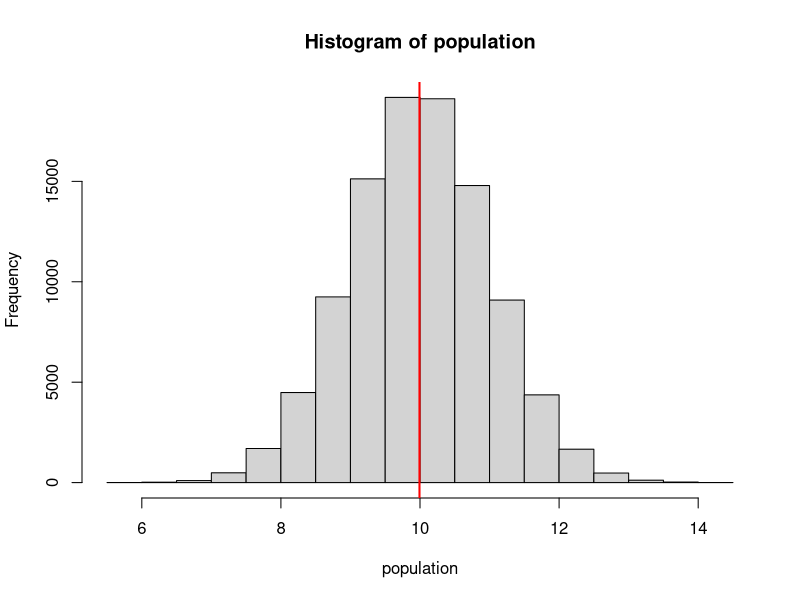
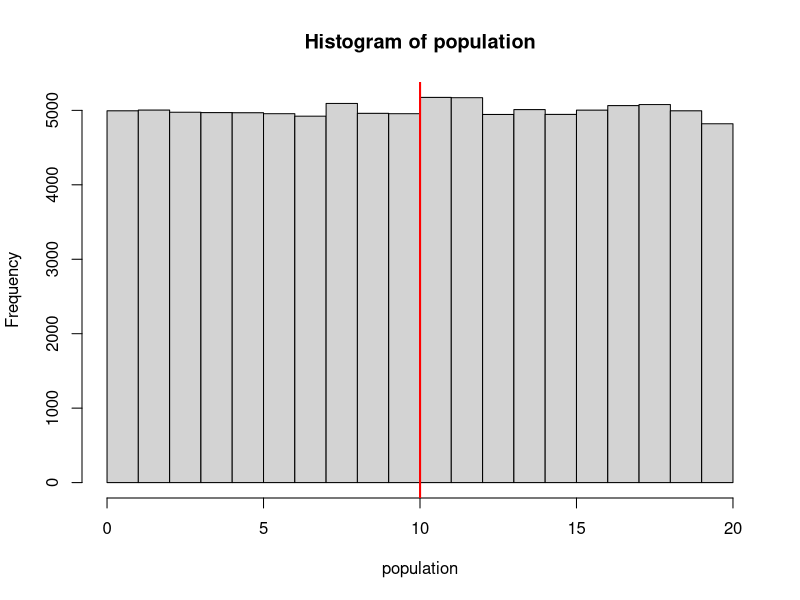
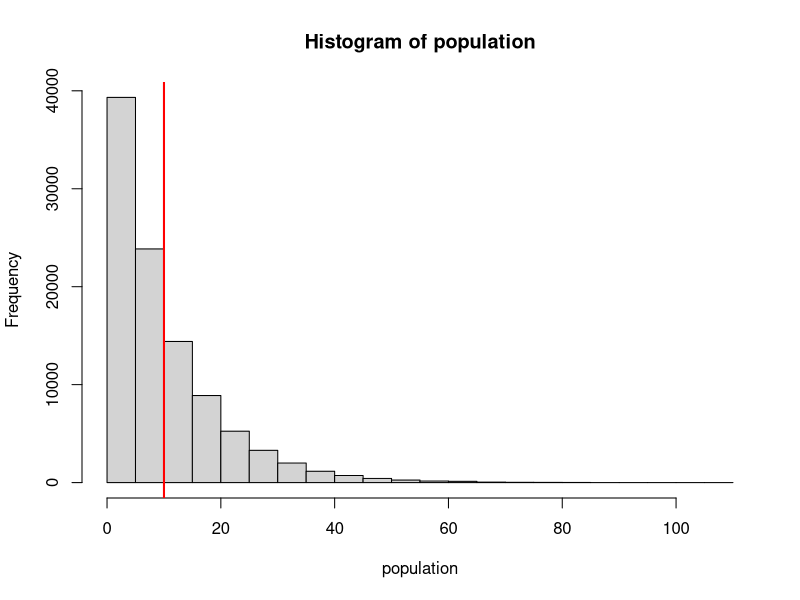
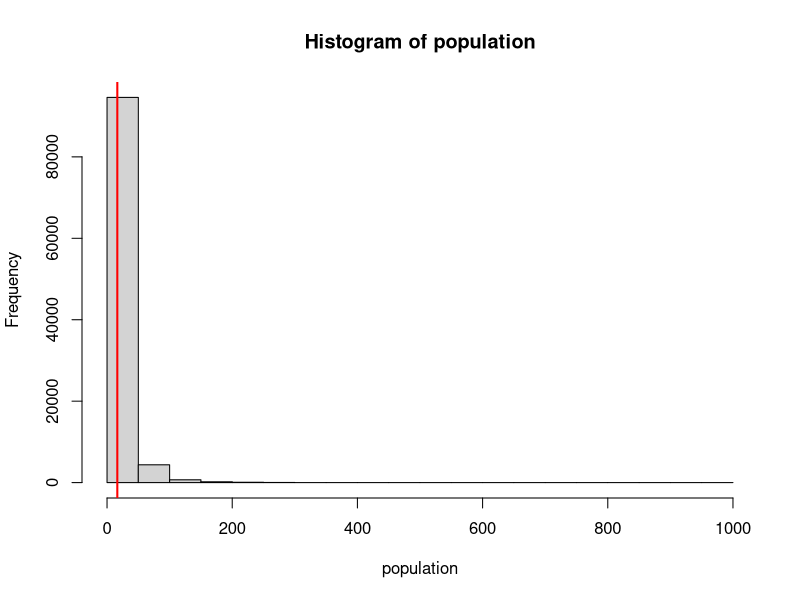
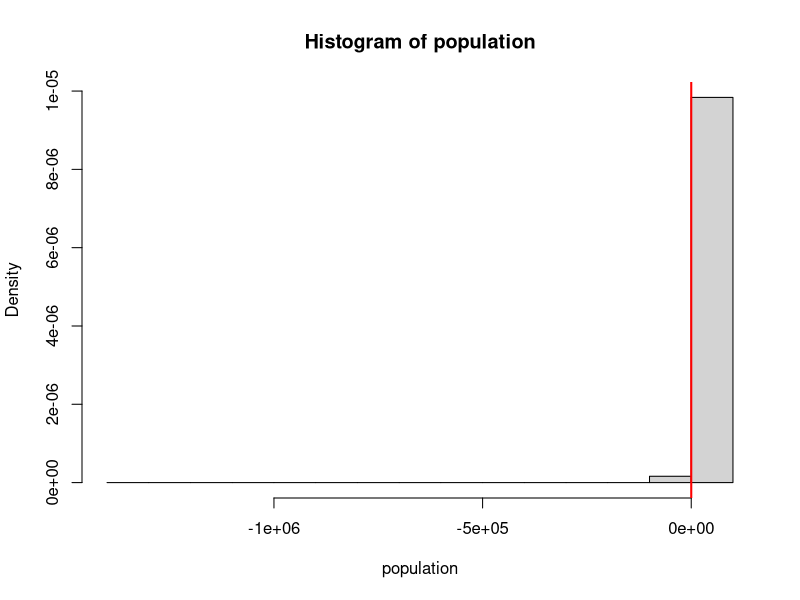

Source code (R) for these figures, in order:
# Central Limit Theorem (CLT)

# Normal distribution
n.population <- 100000
mu.population <- 10
sd.population <- 1
population <- rnorm(n.population, mean=mu.population, sd=sd.population)
mu.population <- mean(population)
var.population <- var(population)
hist(population)
abline(v=mu.population, col="red", lwd=2)

# Uniform distribution
n.population <- 100000
min.population <- 0
max.population <- 20
population <- runif(n.population, min=min.population, max=max.population)
mu.population <- mean(population)
var.population <- var(population)
hist(population)
abline(v=mu.population, col="red", lwd=2)

# Exponential distribution
n.population <- 100000
rate.popu <- 0.1
population <- rexp(n.population, rate.popu)
mu.population <- mean(population)
var.population <- var(population)
hist(population)
abline(v=mu.population, col="red", lwd=2)

# Lognormal distribution
n.population <- 100000
mean.log.popu <- log(10)
sdlog.popu <- 1
population <- rlnorm(n.population, meanlog=mean.log.popu, sdlog=sdlog.popu)
mu.population <- mean(population)
var.population <- var(population)
hist(population)
abline(v=mu.population, col="red", lwd=2)

# Cauchy distribution
n.population <- 100000
location.popu <- 10
scale.popu <- 0.5
population <- rcauchy(n.population, location=location.popu, scale=scale.popu)
hist(population, freq=F)
abline(v=mu.population, col="red", lwd=2)
